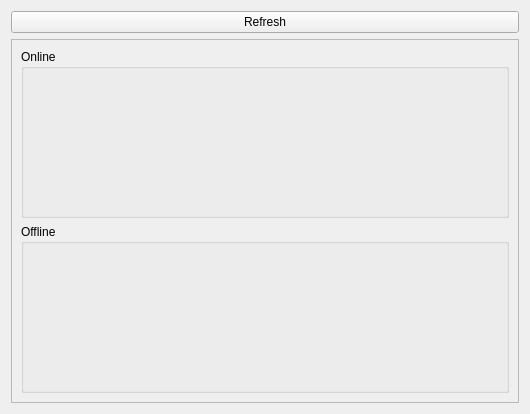
<?xml version="1.0" encoding="UTF-8"?>
<ui version="4.0">
 <class>MainWindowFollowing</class>
 <widget class="QWidget" name="MainWindowFollowing">
  <property name="geometry">
   <rect>
    <x>0</x>
    <y>0</y>
    <width>530</width>
    <height>414</height>
   </rect>
  </property>
  <property name="windowTitle">
   <string>Following</string>
  </property>
  <layout class="QVBoxLayout" name="verticalLayout">
   <item>
    <widget class="QPushButton" name="btnRefresh">
     <property name="text">
      <string>Refresh</string>
     </property>
    </widget>
   </item>
   <item>
    <widget class="QScrollArea" name="scrArea">
     <property name="horizontalScrollBarPolicy">
      <enum>Qt::ScrollBarAlwaysOff</enum>
     </property>
     <property name="sizeAdjustPolicy">
      <enum>QAbstractScrollArea::AdjustToContents</enum>
     </property>
     <property name="widgetResizable">
      <bool>true</bool>
     </property>
     <widget class="QWidget" name="scrAreaContents">
      <property name="geometry">
       <rect>
        <x>0</x>
        <y>0</y>
        <width>510</width>
        <height>366</height>
       </rect>
      </property>
      <layout class="QVBoxLayout" name="verticalLayout_5">
       <item>
        <widget class="QGroupBox" name="grpOnline">
         <property name="title">
          <string>Online</string>
         </property>
         <property name="flat">
          <bool>true</bool>
         </property>
        </widget>
       </item>
       <item>
        <widget class="QGroupBox" name="grpOffline">
         <property name="title">
          <string>Offline</string>
         </property>
         <property name="flat">
          <bool>true</bool>
         </property>
        </widget>
       </item>
      </layout>
     </widget>
    </widget>
   </item>
  </layout>
 </widget>
 <resources/>
 <connections/>
</ui>
